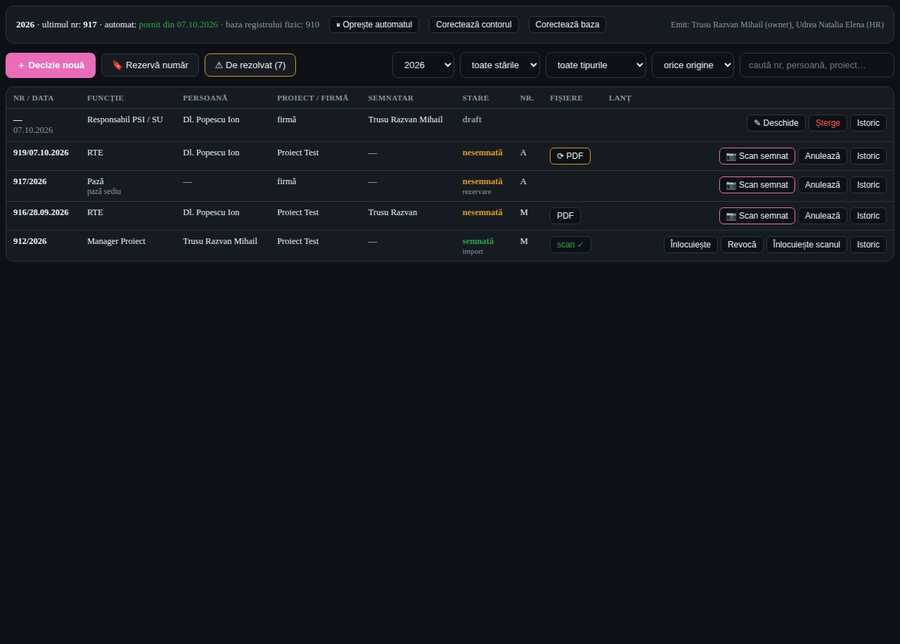
#> input picture 1_registru.jpg, 900 x 644 px
$ python -i geometry.py   (imports and definitions only)
#> lines starting #> are read from the running program, lines starting #| are printed output that depends on the picture; after the words box and inside, x2 and y2 are one past the last pixel; in counts of white or black regions, pixels touching at a corner belong together
#> further down, picture is the input picture: PIL image 900x644 RGB; mean R, G, B 19.6, 22.2, 29.2
"""Pure candidate heuristics. No semantic certainty from pixels."""
import itertools
import numpy as np
from PIL import Image

# [24 lines left out: functions classify, orientation, not called in this run]

def deskew(image):
    small=image.convert('L');small.thumbnail((900,900))
    def score(angle):
#> called with angle = -2
        arr=np.asarray(small.rotate(angle,resample=Image.Resampling.BILINEAR,expand=False,fillcolor=255))<180
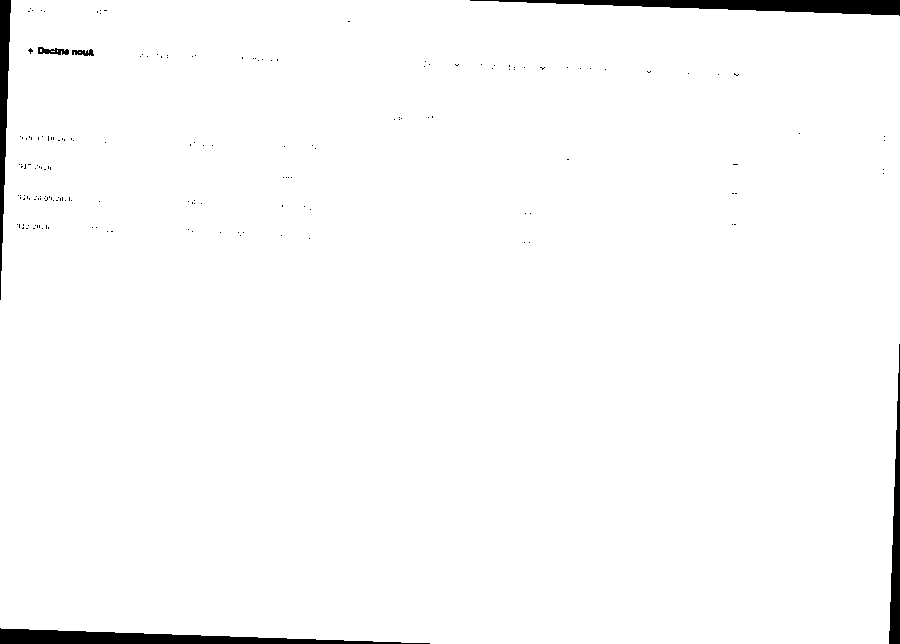
#> arr: shape (644, 900) bool; 98.1% white; 173 black regions (167 under 20 px), largest, box (x1, y1, x2, y2) and area: (470, 0, 900, 16) 3445, (0, 628, 430, 644) 3445, (0, 0, 11, 300) 1723, (889, 344, 900, 644) 1723, (38, 47, 69, 55) 150, (72, 49, 94, 56) 100
        h,w=arr.shape;arr=arr[max(1,h//20):-max(1,h//20),max(1,w//20):-max(1,w//20)]
        return float(np.square(np.diff(arr.sum(axis=1).astype(float))).sum()) if arr.size else 0.
    angles=[-2+i*.1 for i in range(41)];scores=[score(a) for a in angles];angle=angles[int(np.argmax(scores))];ratio=max(scores)/max(scores[20],1)
#> in score (call 20), `arr=np.asarray(small.rotate(angle,resample=Image.Resampling.BILINEAR,e..`:
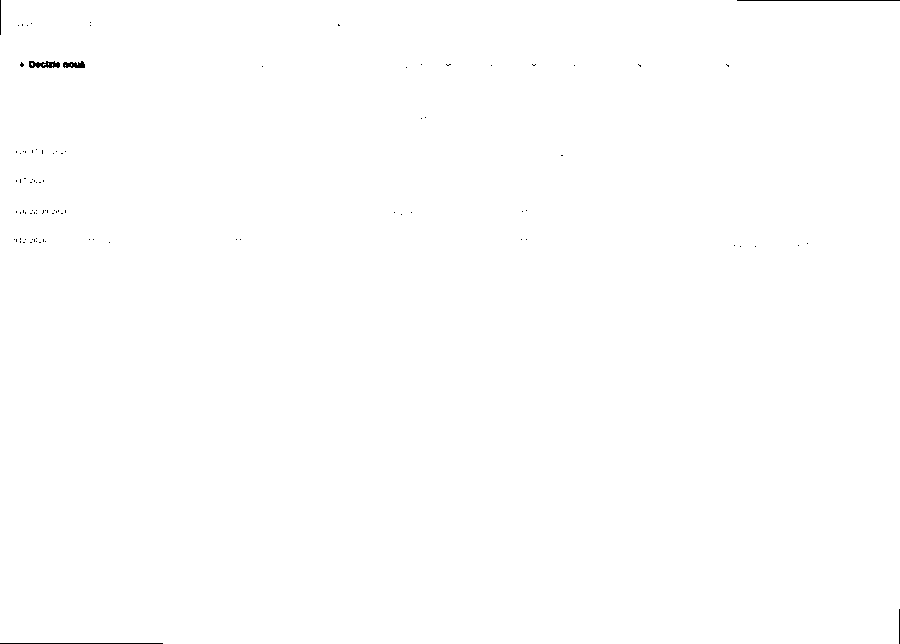
#> arr: shape (644, 900) bool; 99.9% white; black in thin lines or dots
#> in score (call 21), `arr=np.asarray(small.rotate(angle,resample=Image.Resampling.BILINEAR,e..`:
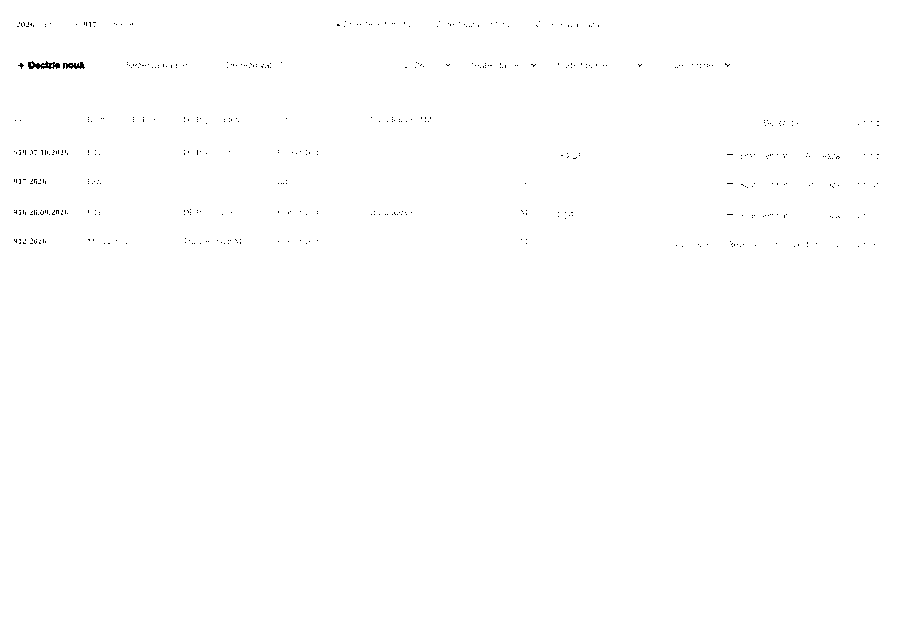
#> arr: shape (644, 900) bool; 99.8% white; black in thin lines or dots, all inside (x1, y1, x2, y2) = (14, 21, 879, 247)
#> in score (call 21), `arr = arr[max(1, h // 20):-max(1, h // 20), max(1, w // 20):-max(1, w `:
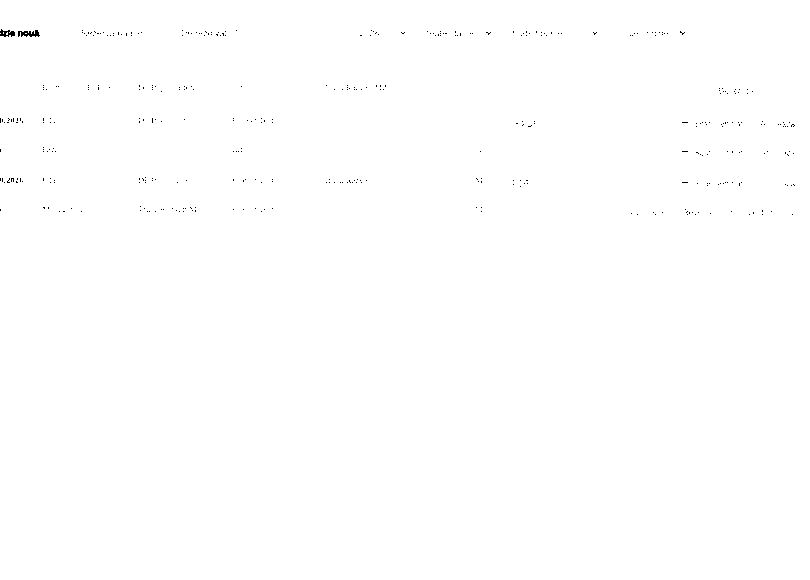
#> arr: shape (580, 810) bool; 99.8% white; black in thin lines or dots, all inside (x1, y1, x2, y2) = (0, 29, 795, 215)
#> in score (call 22), `arr=np.asarray(small.rotate(angle,resample=Image.Resampling.BILINEAR,e..`:
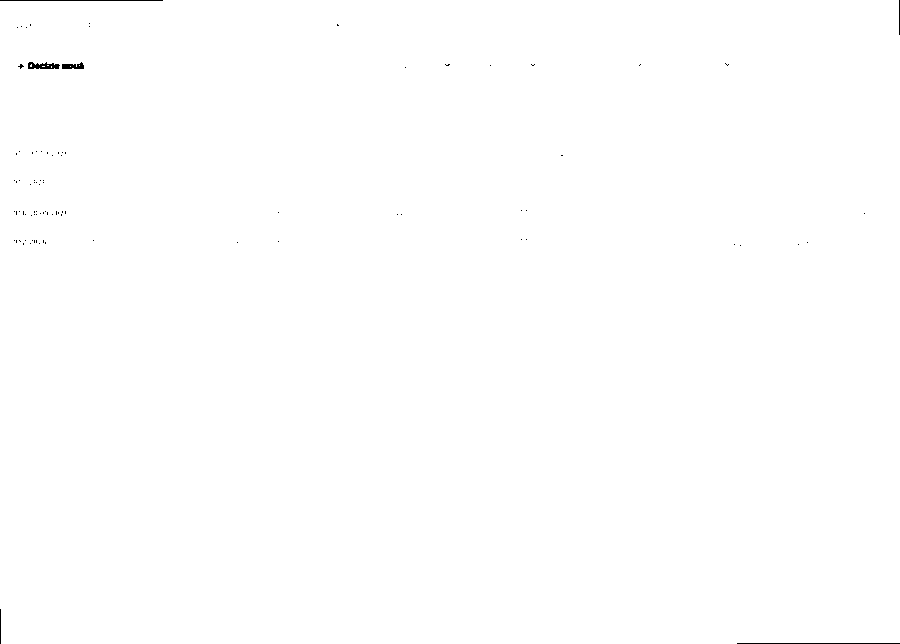
#> arr: shape (644, 900) bool; 99.9% white; black in thin lines or dots
#> in score (call 23), `arr=np.asarray(small.rotate(angle,resample=Image.Resampling.BILINEAR,e..`:
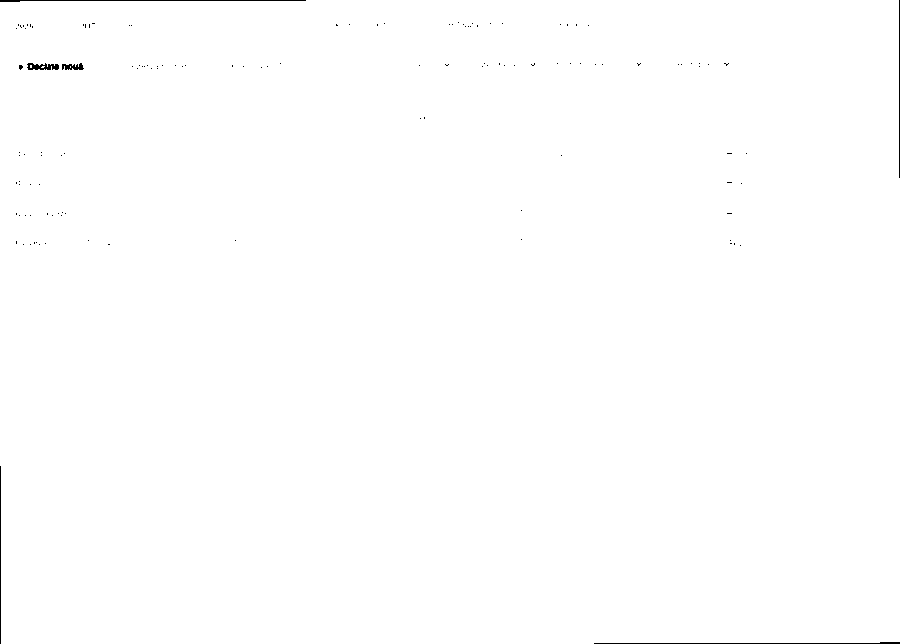
#> arr: shape (644, 900) bool; 99.7% white; black in thin lines or dots
#> in score (call 23), `arr = arr[max(1, h // 20):-max(1, h // 20), max(1, w // 20):-max(1, w `:
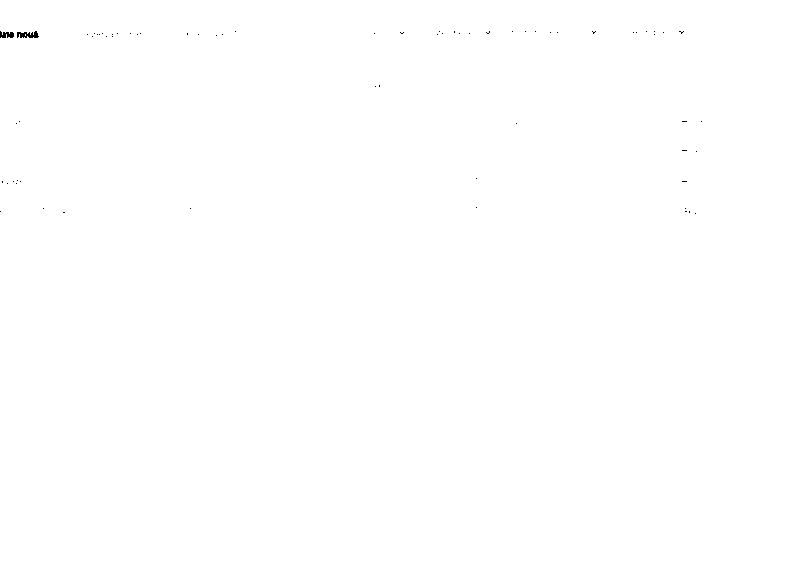
#> arr: shape (580, 810) bool; 99.9% white; black in thin lines or dots, all inside (x1, y1, x2, y2) = (0, 31, 702, 214)
#> after `scores = [score(a) for a in angles]`: scores = 41 values, max 9366 at index 20, min 744 at index 38, mean 1779.1
#> after `angle = angles[int(np.argmax(scores))]`: angle = 0
#> after `ratio = max(scores) / max(scores[20], 1)`: ratio = 1
    apply=ratio>=1.10 and .09<=abs(angle)<1.95
#> apply = False
    return (image.rotate(angle,resample=Image.Resampling.BICUBIC,expand=True,fillcolor='white') if apply else image.copy()),{'candidate_ccw':angle,'applied_ccw':angle if apply else 0,'score_ratio':ratio,'status':'applied_heuristic' if apply else 'not_applied','policy':'pas4 projection; thumbnail measurement only; full raster rotation'}

# [27 lines left out: function text_bands, not called in this run]

>>> from PIL import Image
>>> picture = Image.open('../../1_registru.jpg')
>>> result = deskew(picture)

$ run again, on 2_generator_formular.jpg
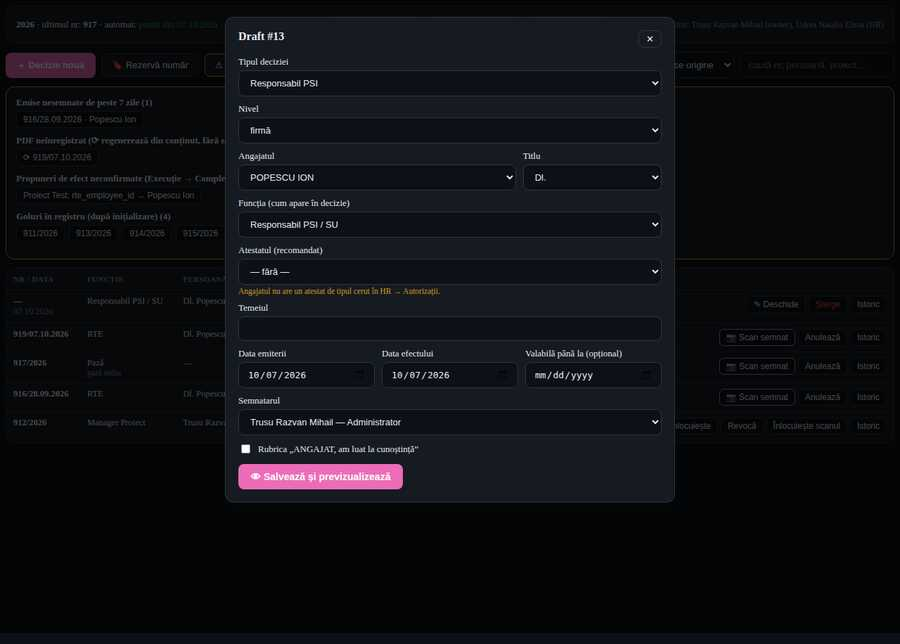
#> input picture 2_generator_formular.jpg, 900 x 644 px
#> picture is the input picture: PIL image 900x644 RGB; mean R, G, B 14.9, 15.4, 18.9
#> in score, `arr=np.asarray(small.rotate(angle,resample=Image.Resampling.BILINEAR,e..`:
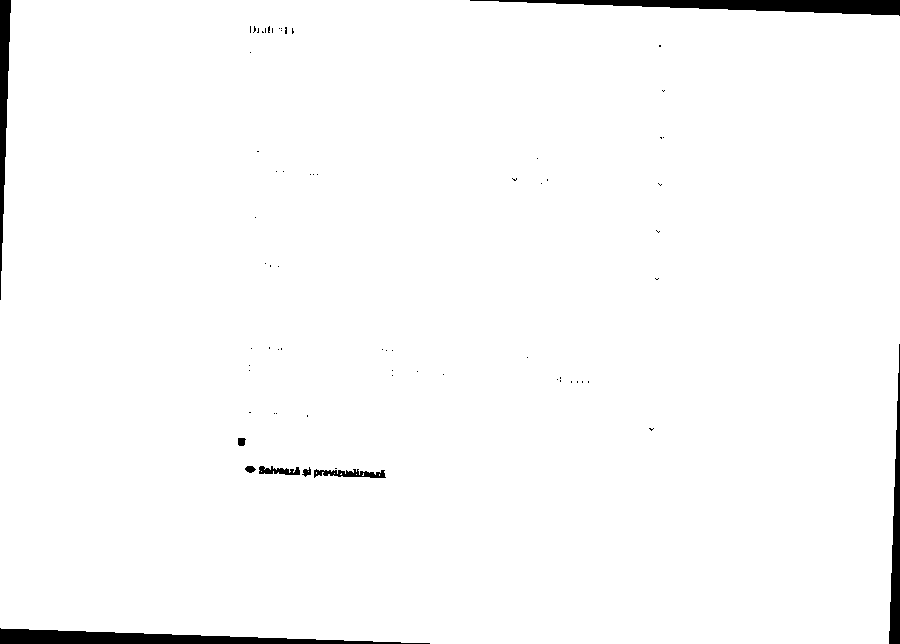
#> arr: shape (644, 900) bool; 98.1% white; 70 black regions (61 under 20 px), largest, box (x1, y1, x2, y2) and area: (470, 0, 900, 16) 3445, (0, 628, 430, 644) 3445, (0, 0, 11, 300) 1723
#> in score (call 23), `arr=np.asarray(small.rotate(angle,resample=Image.Resampling.BILINEAR,e..`:
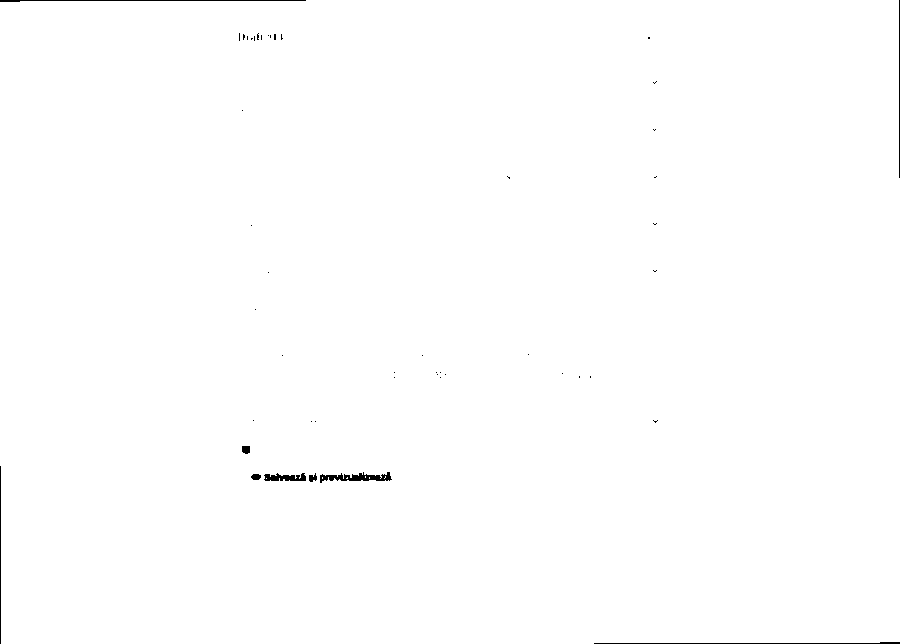
#> arr: shape (644, 900) bool; 99.7% white; 48 black regions (39 under 20 px), largest, box (x1, y1, x2, y2) and area: (320, 472, 392, 483) 391, (0, 0, 306, 2) 326, (594, 642, 900, 644) 326
#> scores = 41 values, max 17805 at index 20, min 4240 at index 1, mean 9093
#> angle = 0
#> ratio = 1
#> apply = False

$ run again, on 4_scan_pe_telefon.jpg
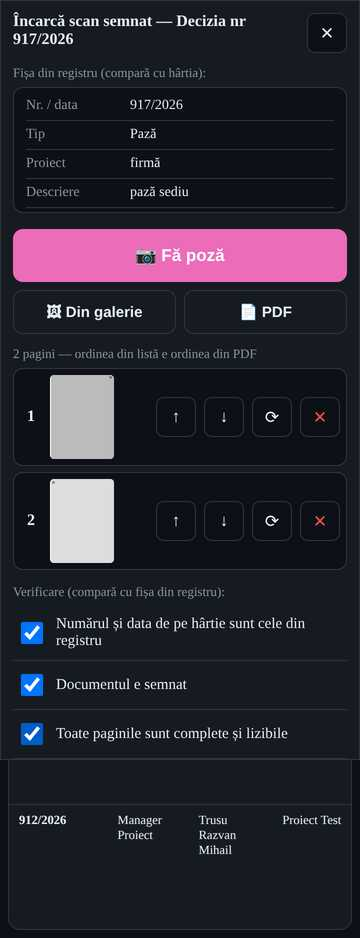
#> input picture 4_scan_pe_telefon.jpg, 360 x 938 px
#> picture is the input picture: PIL image 360x938 RGB; mean R, G, B 41.6, 38.5, 49.1
#> small: PIL image 345x900 L
#> in score (call 23), `arr=np.asarray(small.rotate(angle,resample=Image.Resampling.BILINEAR,e..`:
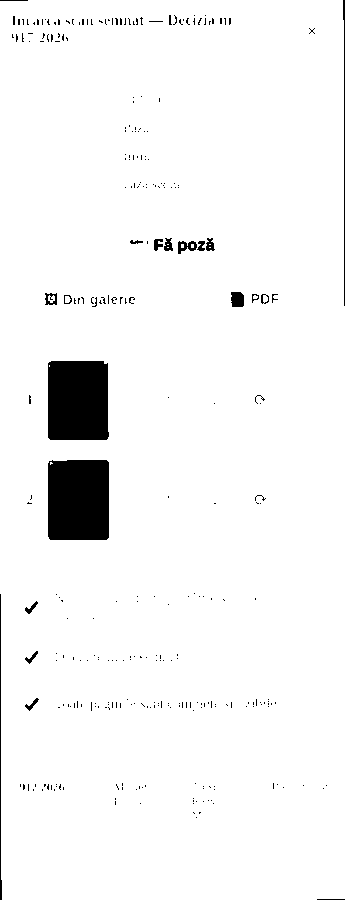
#> arr: shape (900, 345) bool; 96% white; 301 black regions (278 under 20 px), largest, box (x1, y1, x2, y2) and area: (48, 460, 109, 540) 4844, (48, 361, 109, 440) 4724, (343, 0, 345, 306) 326
#> scores = 41 values, max 27374 at index 20, min 8589 at index 40, mean 14073.3
#> angle = 0
#> ratio = 1
#> apply = False
